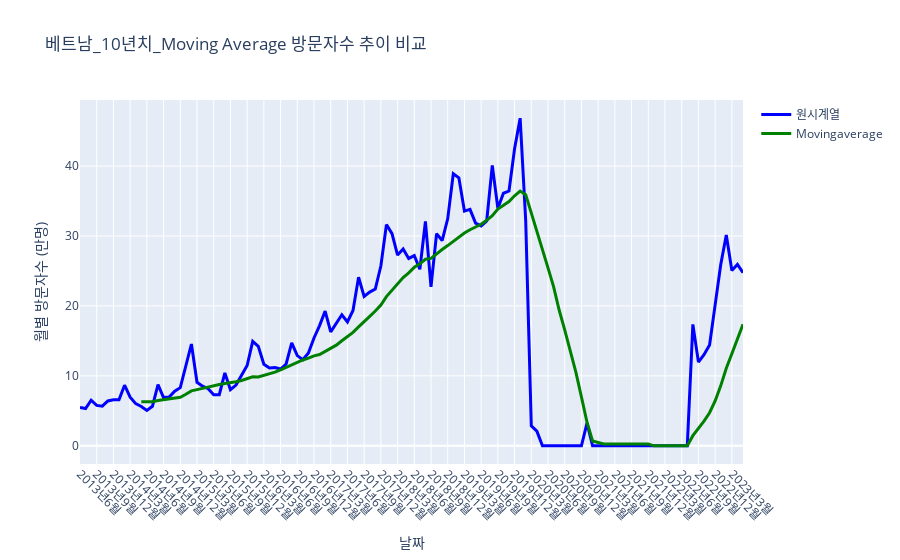

Notebook code cell kept with this figure:
### Code cell
#===============================================
# window=3
#===============================================

# Moving average 계산
countryDataFrame['MovingAverage'] = countryDataFrame['NumVisitors'].rolling(window=12).mean()

# 원래 시계열 그리기 (파랑선)
pre_covid = countryDataFrame.loc[(countryDataFrame['YM'] >= '2013-06-01') & (countryDataFrame['YM'] <= '2024-05-31')]
trace1 = go.Scatter(x=pre_covid['YM'], y=pre_covid['NumVisitors'], mode='lines', name='원시계열', line=dict(color='blue', width=3))

# Moving average 시계열 그리기 (초록선)
post_covid = countryDataFrame.loc[(countryDataFrame['YM'] >= '2013-06-01') & (countryDataFrame['YM'] <= '2024-05-31')]
trace2 = go.Scatter(x=post_covid['YM'], y=post_covid['MovingAverage'], mode='lines', name='Movingaverage', line=dict(color='green', width=3))

data = [trace1, trace2]


layout = go.Layout(
    title=f'{countryNameKor}_{period}치_Moving Average 방문자수 추이 비교',
    xaxis=dict(
        title='날짜',
        tickangle=45  # 이 부분을 추가합니다.
    ),
    yaxis=dict(title='월별 방문자수 (만명)'),
    showlegend=True
)


fig = go.Figure(data=data, layout=layout)
fig.show()

### Figure 1 — Plotly figure (JSON) as saved in the notebook; plotly's stock layout.template omitted (floating-point values rounded to 4 significant figures)
{"data": [{"line": {"color": "blue", "width": 3}, "mode": "lines", "name": "원시계열", "type": "scatter", "x": ["2013년6월", "2013년7월", "2013년8월", "2013년9월", "2013년10월", "2013년11월", "2013년12월", "2014년1월", "2014년2월", "2014년3월", "2014년4월", "2014년5월", "2014년6월", "2014년7월", "2014년8월", "2014년9월", "2014년10월", "2014년11월", "2014년12월", "2015년1월", "2015년2월", "2015년3월", "2015년4월", "2015년5월", "2015년6월", "2015년7월", "2015년8월", "2015년9월", "2015년10월", "2015년11월", "2015년12월", "2016년1월", "2016년2월", "2016년3월", "2016년4월", "2016년5월", "2016년6월", "2016년7월", "2016년8월", "2016년9월", "2016년10월", "2016년11월", "2016년12월", "2017년1월", "2017년2월", "2017년3월", "2017년4월", "2017년5월", "2017년6월", "2017년7월", "2017년8월", "2017년9월", "2017년10월", "2017년11월", "2017년12월", "2018년1월", "2018년2월", "2018년3월", "2018년4월", "2018년5월", "2018년6월", "2018년7월", "2018년8월", "2018년9월", "2018년10월", "2018년11월", "2018년12월", "2019년1월", "2019년2월", "2019년3월", "2019년4월", "2019년5월", "2019년6월", "2019년7월", "2019년8월", "2019년9월", "2019년10월", "2019년11월", "2019년12월", "2020년1월", "2020년2월", "2020년3월", "2020년4월", "2020년5월", "2020년6월", "2020년7월", "2020년8월", "2020년9월", "2020년10월", "2020년11월", "2020년12월", "2021년1월", "2021년2월", "2021년3월", "2021년4월", "2021년5월", "2021년6월", "2021년7월", "2021년8월", "2021년9월", "2021년10월", "2021년11월", "2021년12월", "2022년1월", "2022년2월", "2022년3월", "2022년4월", "2022년5월", "2022년6월", "2022년7월", "2022년8월", "2022년9월", "2022년10월", "2022년11월", "2022년12월", "2023년1월", "2023년2월", "2023년3월", "2023년4월", "2023년5월"], "y": [5.467, 5.327, 6.515, 5.778, 5.663, 6.416, 6.586, 6.586, 8.662, 6.96, 6.03, 5.619, 5.065, 5.645, 8.746, 6.898, 6.961, 7.813, 8.312, 11.64, 14.56, 9.08, 8.53, 8.156, 7.293, 7.311, 10.41, 8.02, 8.678, 10.08, 11.47, 14.93, 14.22, 11.66, 11.12, 11.2, 10.98, 11.7, 14.7, 12.89, 12.31, 13.27, 15.42, 17.19, 19.26, 16.3, 17.44, 18.74, 17.71, 19.36, 24.1, 21.35, 21.97, 22.41, 25.71, 31.63, 30.34, 27.28, 28.14, 26.79, 27.18, 25.24, 32.07, 22.72, 30.34, 29.35, 32.45, 38.9, 38.32, 33.56, 33.81, 31.83, 31.44, 32.15, 40.1, 33.96, 36.11, 36.43, 42.47, 46.84, 32.2, 2.87, 2.095, 0, 0, 0, 0, 0, 0, 0, 0, 3.25, 0, 0, 0, 0, 0, 0, 0, 0, 0, 0, 0, 0, 0, 0, 0, 0, 0, 0, 17.36, 11.96, 13.02, 14.43, 20.15, 25.89, 30.13, 25.06, 25.94, 24.75]}, {"line": {"color": "green", "width": 3}, "mode": "lines", "name": "Movingaverage", "type": "scatter", "x": ["2013년6월", "2013년7월", "2013년8월", "2013년9월", "2013년10월", "2013년11월", "2013년12월", "2014년1월", "2014년2월", "2014년3월", "2014년4월", "2014년5월", "2014년6월", "2014년7월", "2014년8월", "2014년9월", "2014년10월", "2014년11월", "2014년12월", "2015년1월", "2015년2월", "2015년3월", "2015년4월", "2015년5월", "2015년6월", "2015년7월", "2015년8월", "2015년9월", "2015년10월", "2015년11월", "2015년12월", "2016년1월", "2016년2월", "2016년3월", "2016년4월", "2016년5월", "2016년6월", "2016년7월", "2016년8월", "2016년9월", "2016년10월", "2016년11월", "2016년12월", "2017년1월", "2017년2월", "2017년3월", "2017년4월", "2017년5월", "2017년6월", "2017년7월", "2017년8월", "2017년9월", "2017년10월", "2017년11월", "2017년12월", "2018년1월", "2018년2월", "2018년3월", "2018년4월", "2018년5월", "2018년6월", "2018년7월", "2018년8월", "2018년9월", "2018년10월", "2018년11월", "2018년12월", "2019년1월", "2019년2월", "2019년3월", "2019년4월", "2019년5월", "2019년6월", "2019년7월", "2019년8월", "2019년9월", "2019년10월", "2019년11월", "2019년12월", "2020년1월", "2020년2월", "2020년3월", "2020년4월", "2020년5월", "2020년6월", "2020년7월", "2020년8월", "2020년9월", "2020년10월", "2020년11월", "2020년12월", "2021년1월", "2021년2월", "2021년3월", "2021년4월", "2021년5월", "2021년6월", "2021년7월", "2021년8월", "2021년9월", "2021년10월", "2021년11월", "2021년12월", "2022년1월", "2022년2월", "2022년3월", "2022년4월", "2022년5월", "2022년6월", "2022년7월", "2022년8월", "2022년9월", "2022년10월", "2022년11월", "2022년12월", "2023년1월", "2023년2월", "2023년3월", "2023년4월", "2023년5월"], "y": [null, null, null, null, null, null, null, null, null, null, null, 6.301, 6.267, 6.294, 6.48, 6.573, 6.681, 6.798, 6.941, 7.363, 7.854, 8.031, 8.239, 8.451, 8.636, 8.775, 8.914, 9.008, 9.151, 9.339, 9.603, 9.877, 9.849, 10.06, 10.28, 10.53, 10.84, 11.21, 11.56, 11.97, 12.27, 12.54, 12.87, 13.05, 13.47, 13.86, 14.39, 15.02, 15.58, 16.21, 17.0, 17.7, 18.51, 19.27, 20.13, 21.33, 22.25, 23.17, 24.06, 24.73, 25.52, 26.01, 26.68, 26.79, 27.49, 28.07, 28.63, 29.23, 29.9, 30.42, 30.9, 31.32, 31.67, 32.25, 32.92, 33.85, 34.33, 34.92, 35.76, 36.42, 35.91, 33.35, 30.71, 28.06, 25.44, 22.76, 19.41, 16.58, 13.58, 10.54, 7.0, 3.368, 0.6846, 0.4454, 0.2708, 0.2708, 0.2708, 0.2708, 0.2708, 0.2708, 0.2708, 0.2708, 0.2708, 0, 0, 0, 0, 0, 0, 0, 1.447, 2.444, 3.528, 4.731, 6.41, 8.568, 11.08, 13.17, 15.33, 17.39]}], "layout": {"showlegend": true, "title": {"text": "베트남_10년치_Moving Average 방문자수 추이 비교"}, "xaxis": {"tickangle": 45, "title": {"text": "날짜"}}, "yaxis": {"title": {"text": "월별 방문자수 (만명)"}}}}
